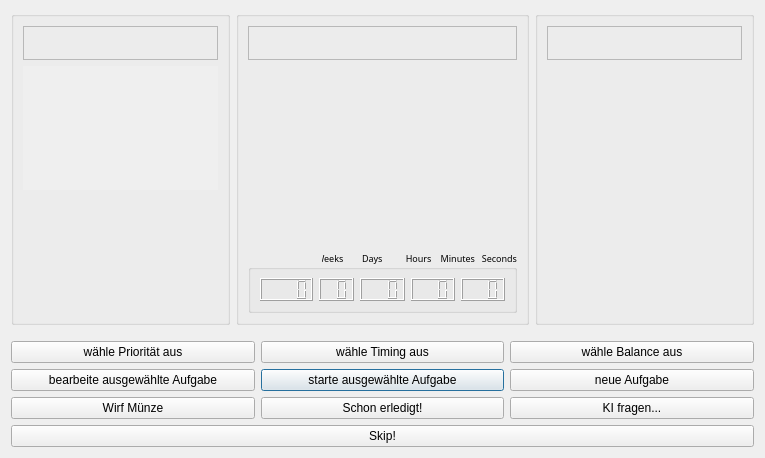
<?xml version="1.0" encoding="UTF-8"?>
<ui version="4.0">
 <class>Dialog</class>
 <widget class="QDialog" name="Dialog">
  <property name="windowModality">
   <enum>Qt::WindowModal</enum>
  </property>
  <property name="enabled">
   <bool>true</bool>
  </property>
  <property name="geometry">
   <rect>
    <x>0</x>
    <y>0</y>
    <width>765</width>
    <height>458</height>
   </rect>
  </property>
  <property name="windowTitle">
   <string>Was jetzt?</string>
  </property>
  <property name="windowIcon">
   <iconset>
    <normaloff>../extra/watnu1.png</normaloff>../extra/watnu1.png</iconset>
  </property>
  <property name="sizeGripEnabled">
   <bool>false</bool>
  </property>
  <property name="modal">
   <bool>false</bool>
  </property>
  <layout class="QVBoxLayout" name="verticalLayout">
   <item>
    <layout class="QHBoxLayout" name="horizontalLayout_5">
     <item>
      <widget class="QGroupBox" name="priority">
       <property name="sizePolicy">
        <sizepolicy hsizetype="Expanding" vsizetype="Expanding">
         <horstretch>0</horstretch>
         <verstretch>0</verstretch>
        </sizepolicy>
       </property>
       <property name="font">
        <font>
         <weight>50</weight>
         <italic>true</italic>
         <bold>false</bold>
        </font>
       </property>
       <property name="mouseTracking">
        <bool>true</bool>
       </property>
       <property name="tabletTracking">
        <bool>true</bool>
       </property>
       <property name="focusPolicy">
        <enum>Qt::TabFocus</enum>
       </property>
       <property name="toolTip">
        <string>Num7</string>
       </property>
       <property name="title">
        <string/>
       </property>
       <property name="alignment">
        <set>Qt::AlignCenter</set>
       </property>
       <property name="flat">
        <bool>false</bool>
       </property>
       <property name="checkable">
        <bool>false</bool>
       </property>
       <layout class="QGridLayout" name="gridLayout">
        <item row="4" column="0">
         <widget class="QLabel" name="task_desc_priority">
          <property name="sizePolicy">
           <sizepolicy hsizetype="Expanding" vsizetype="Expanding">
            <horstretch>0</horstretch>
            <verstretch>0</verstretch>
           </sizepolicy>
          </property>
          <property name="minimumSize">
           <size>
            <width>195</width>
            <height>0</height>
           </size>
          </property>
          <property name="font">
           <font>
            <family>Segoe MDL2 Assets</family>
            <pointsize>8</pointsize>
            <weight>75</weight>
            <italic>false</italic>
            <bold>true</bold>
           </font>
          </property>
          <property name="mouseTracking">
           <bool>false</bool>
          </property>
          <property name="toolTip">
           <string notr="true"/>
          </property>
          <property name="autoFillBackground">
           <bool>true</bool>
          </property>
          <property name="frameShape">
           <enum>QFrame::NoFrame</enum>
          </property>
          <property name="text">
           <string notr="true"/>
          </property>
          <property name="textFormat">
           <enum>Qt::PlainText</enum>
          </property>
          <property name="alignment">
           <set>Qt::AlignJustify|Qt::AlignTop</set>
          </property>
          <property name="wordWrap">
           <bool>true</bool>
          </property>
          <property name="openExternalLinks">
           <bool>false</bool>
          </property>
         </widget>
        </item>
        <item row="3" column="0">
         <layout class="QHBoxLayout" name="priority_header">
          <property name="topMargin">
           <number>0</number>
          </property>
          <item>
           <widget class="QFrame" name="frame_priority">
            <property name="sizePolicy">
             <sizepolicy hsizetype="Expanding" vsizetype="Preferred">
              <horstretch>0</horstretch>
              <verstretch>5</verstretch>
             </sizepolicy>
            </property>
            <property name="minimumSize">
             <size>
              <width>9</width>
              <height>0</height>
             </size>
            </property>
            <property name="frameShape">
             <enum>QFrame::StyledPanel</enum>
            </property>
            <property name="frameShadow">
             <enum>QFrame::Raised</enum>
            </property>
            <layout class="QHBoxLayout" name="horizontalLayout">
             <item>
              <widget class="QLabel" name="task_space_priority">
               <property name="sizePolicy">
                <sizepolicy hsizetype="Expanding" vsizetype="Minimum">
                 <horstretch>0</horstretch>
                 <verstretch>0</verstretch>
                </sizepolicy>
               </property>
               <property name="font">
                <font>
                 <italic>true</italic>
                 <underline>true</underline>
                 <kerning>true</kerning>
                </font>
               </property>
               <property name="text">
                <string/>
               </property>
               <property name="alignment">
                <set>Qt::AlignLeading|Qt::AlignLeft|Qt::AlignVCenter</set>
               </property>
              </widget>
             </item>
            </layout>
           </widget>
          </item>
         </layout>
        </item>
        <item row="5" column="0">
         <spacer name="verticalSpacer">
          <property name="orientation">
           <enum>Qt::Vertical</enum>
          </property>
          <property name="sizeHint" stdset="0">
           <size>
            <width>20</width>
            <height>40</height>
           </size>
          </property>
         </spacer>
        </item>
       </layout>
      </widget>
     </item>
     <item>
      <widget class="QGroupBox" name="timing">
       <property name="sizePolicy">
        <sizepolicy hsizetype="Expanding" vsizetype="Preferred">
         <horstretch>0</horstretch>
         <verstretch>0</verstretch>
        </sizepolicy>
       </property>
       <property name="font">
        <font>
         <italic>true</italic>
        </font>
       </property>
       <property name="toolTip">
        <string>Num8</string>
       </property>
       <property name="title">
        <string/>
       </property>
       <property name="alignment">
        <set>Qt::AlignCenter</set>
       </property>
       <layout class="QGridLayout" name="gridLayout_2">
        <item row="3" column="0">
         <widget class="QLabel" name="task_desc_timing">
          <property name="sizePolicy">
           <sizepolicy hsizetype="Expanding" vsizetype="Preferred">
            <horstretch>0</horstretch>
            <verstretch>0</verstretch>
           </sizepolicy>
          </property>
          <property name="minimumSize">
           <size>
            <width>195</width>
            <height>0</height>
           </size>
          </property>
          <property name="font">
           <font>
            <family>Segoe MDL2 Assets</family>
            <pointsize>8</pointsize>
            <weight>75</weight>
            <italic>false</italic>
            <bold>true</bold>
           </font>
          </property>
          <property name="toolTip">
           <string notr="true"/>
          </property>
          <property name="autoFillBackground">
           <bool>false</bool>
          </property>
          <property name="frameShape">
           <enum>QFrame::NoFrame</enum>
          </property>
          <property name="text">
           <string notr="true"/>
          </property>
          <property name="textFormat">
           <enum>Qt::PlainText</enum>
          </property>
          <property name="alignment">
           <set>Qt::AlignJustify|Qt::AlignTop</set>
          </property>
          <property name="wordWrap">
           <bool>true</bool>
          </property>
          <property name="openExternalLinks">
           <bool>false</bool>
          </property>
         </widget>
        </item>
        <item row="4" column="0">
         <spacer name="verticalSpacer_2">
          <property name="orientation">
           <enum>Qt::Vertical</enum>
          </property>
          <property name="sizeHint" stdset="0">
           <size>
            <width>20</width>
            <height>40</height>
           </size>
          </property>
         </spacer>
        </item>
        <item row="1" column="0">
         <layout class="QHBoxLayout" name="timing_header">
          <property name="topMargin">
           <number>0</number>
          </property>
          <item>
           <widget class="QFrame" name="frame_timing">
            <property name="minimumSize">
             <size>
              <width>9</width>
              <height>0</height>
             </size>
            </property>
            <property name="baseSize">
             <size>
              <width>9</width>
              <height>0</height>
             </size>
            </property>
            <property name="frameShape">
             <enum>QFrame::StyledPanel</enum>
            </property>
            <property name="frameShadow">
             <enum>QFrame::Raised</enum>
            </property>
            <layout class="QHBoxLayout" name="horizontalLayout_2">
             <item>
              <widget class="QLabel" name="task_space_timing">
               <property name="sizePolicy">
                <sizepolicy hsizetype="Expanding" vsizetype="Minimum">
                 <horstretch>0</horstretch>
                 <verstretch>0</verstretch>
                </sizepolicy>
               </property>
               <property name="font">
                <font>
                 <italic>true</italic>
                 <underline>true</underline>
                </font>
               </property>
               <property name="text">
                <string/>
               </property>
               <property name="alignment">
                <set>Qt::AlignLeading|Qt::AlignLeft|Qt::AlignVCenter</set>
               </property>
              </widget>
             </item>
            </layout>
           </widget>
          </item>
         </layout>
        </item>
        <item row="5" column="0">
         <widget class="QGroupBox" name="groupBox_2">
          <property name="sizePolicy">
           <sizepolicy hsizetype="Expanding" vsizetype="Fixed">
            <horstretch>0</horstretch>
            <verstretch>0</verstretch>
           </sizepolicy>
          </property>
          <property name="font">
           <font>
            <family>MS Reference Sans Serif</family>
            <pointsize>7</pointsize>
            <weight>50</weight>
            <italic>false</italic>
            <bold>false</bold>
           </font>
          </property>
          <property name="title">
           <string>Weeks        Days          Hours    Minutes   Seconds</string>
          </property>
          <property name="alignment">
           <set>Qt::AlignRight|Qt::AlignTrailing|Qt::AlignVCenter</set>
          </property>
          <layout class="QHBoxLayout" name="horizontalLayout_3">
           <item>
            <widget class="QLCDNumber" name="deadline_weeks">
             <property name="sizePolicy">
              <sizepolicy hsizetype="Expanding" vsizetype="Fixed">
               <horstretch>0</horstretch>
               <verstretch>0</verstretch>
              </sizepolicy>
             </property>
             <property name="digitCount">
              <number>4</number>
             </property>
             <property name="segmentStyle">
              <enum>QLCDNumber::Filled</enum>
             </property>
            </widget>
           </item>
           <item>
            <widget class="QLCDNumber" name="deadline_days">
             <property name="sizePolicy">
              <sizepolicy hsizetype="Expanding" vsizetype="Fixed">
               <horstretch>0</horstretch>
               <verstretch>0</verstretch>
              </sizepolicy>
             </property>
             <property name="digitCount">
              <number>2</number>
             </property>
             <property name="segmentStyle">
              <enum>QLCDNumber::Filled</enum>
             </property>
            </widget>
           </item>
           <item>
            <widget class="QLCDNumber" name="deadline_hours">
             <property name="sizePolicy">
              <sizepolicy hsizetype="Expanding" vsizetype="Fixed">
               <horstretch>0</horstretch>
               <verstretch>0</verstretch>
              </sizepolicy>
             </property>
             <property name="digitCount">
              <number>3</number>
             </property>
             <property name="segmentStyle">
              <enum>QLCDNumber::Filled</enum>
             </property>
            </widget>
           </item>
           <item>
            <widget class="QLCDNumber" name="deadline_minutes">
             <property name="sizePolicy">
              <sizepolicy hsizetype="Expanding" vsizetype="Fixed">
               <horstretch>0</horstretch>
               <verstretch>0</verstretch>
              </sizepolicy>
             </property>
             <property name="digitCount">
              <number>3</number>
             </property>
             <property name="segmentStyle">
              <enum>QLCDNumber::Filled</enum>
             </property>
            </widget>
           </item>
           <item>
            <widget class="QLCDNumber" name="deadline_seconds">
             <property name="sizePolicy">
              <sizepolicy hsizetype="Expanding" vsizetype="Fixed">
               <horstretch>0</horstretch>
               <verstretch>0</verstretch>
              </sizepolicy>
             </property>
             <property name="digitCount">
              <number>3</number>
             </property>
             <property name="segmentStyle">
              <enum>QLCDNumber::Filled</enum>
             </property>
            </widget>
           </item>
          </layout>
         </widget>
        </item>
       </layout>
      </widget>
     </item>
     <item>
      <widget class="QGroupBox" name="balance">
       <property name="sizePolicy">
        <sizepolicy hsizetype="Expanding" vsizetype="Expanding">
         <horstretch>0</horstretch>
         <verstretch>0</verstretch>
        </sizepolicy>
       </property>
       <property name="font">
        <font>
         <italic>true</italic>
        </font>
       </property>
       <property name="mouseTracking">
        <bool>false</bool>
       </property>
       <property name="focusPolicy">
        <enum>Qt::ClickFocus</enum>
       </property>
       <property name="acceptDrops">
        <bool>false</bool>
       </property>
       <property name="toolTip">
        <string>Num9</string>
       </property>
       <property name="autoFillBackground">
        <bool>false</bool>
       </property>
       <property name="title">
        <string/>
       </property>
       <property name="alignment">
        <set>Qt::AlignCenter</set>
       </property>
       <layout class="QGridLayout" name="gridLayout_3">
        <item row="2" column="1">
         <widget class="QLabel" name="task_desc_balanced">
          <property name="sizePolicy">
           <sizepolicy hsizetype="Expanding" vsizetype="Preferred">
            <horstretch>0</horstretch>
            <verstretch>0</verstretch>
           </sizepolicy>
          </property>
          <property name="minimumSize">
           <size>
            <width>195</width>
            <height>0</height>
           </size>
          </property>
          <property name="font">
           <font>
            <family>Segoe MDL2 Assets</family>
            <pointsize>8</pointsize>
            <weight>75</weight>
            <italic>false</italic>
            <bold>true</bold>
           </font>
          </property>
          <property name="mouseTracking">
           <bool>false</bool>
          </property>
          <property name="toolTip">
           <string notr="true"/>
          </property>
          <property name="frameShape">
           <enum>QFrame::NoFrame</enum>
          </property>
          <property name="text">
           <string notr="true"/>
          </property>
          <property name="textFormat">
           <enum>Qt::PlainText</enum>
          </property>
          <property name="alignment">
           <set>Qt::AlignJustify|Qt::AlignTop</set>
          </property>
          <property name="wordWrap">
           <bool>true</bool>
          </property>
          <property name="openExternalLinks">
           <bool>false</bool>
          </property>
         </widget>
        </item>
        <item row="3" column="1">
         <spacer name="verticalSpacer_3">
          <property name="orientation">
           <enum>Qt::Vertical</enum>
          </property>
          <property name="sizeHint" stdset="0">
           <size>
            <width>20</width>
            <height>40</height>
           </size>
          </property>
         </spacer>
        </item>
        <item row="0" column="1">
         <layout class="QHBoxLayout" name="balance_header">
          <property name="topMargin">
           <number>0</number>
          </property>
          <item>
           <widget class="QFrame" name="frame_balanced">
            <property name="sizePolicy">
             <sizepolicy hsizetype="Expanding" vsizetype="Preferred">
              <horstretch>0</horstretch>
              <verstretch>0</verstretch>
             </sizepolicy>
            </property>
            <property name="minimumSize">
             <size>
              <width>9</width>
              <height>0</height>
             </size>
            </property>
            <property name="frameShape">
             <enum>QFrame::StyledPanel</enum>
            </property>
            <property name="frameShadow">
             <enum>QFrame::Raised</enum>
            </property>
            <layout class="QHBoxLayout" name="horizontalLayout_4">
             <item>
              <widget class="QLabel" name="task_space_balanced">
               <property name="sizePolicy">
                <sizepolicy hsizetype="Expanding" vsizetype="Minimum">
                 <horstretch>0</horstretch>
                 <verstretch>0</verstretch>
                </sizepolicy>
               </property>
               <property name="font">
                <font>
                 <italic>true</italic>
                 <underline>true</underline>
                </font>
               </property>
               <property name="text">
                <string/>
               </property>
               <property name="alignment">
                <set>Qt::AlignLeading|Qt::AlignLeft|Qt::AlignVCenter</set>
               </property>
              </widget>
             </item>
            </layout>
           </widget>
          </item>
         </layout>
        </item>
       </layout>
      </widget>
     </item>
    </layout>
   </item>
   <item>
    <layout class="QGridLayout" name="num_buttons">
     <property name="topMargin">
      <number>10</number>
     </property>
     <item row="1" column="1">
      <widget class="QPushButton" name="button5">
       <property name="font">
        <font>
         <italic>false</italic>
        </font>
       </property>
       <property name="toolTip">
        <string>Num5</string>
       </property>
       <property name="statusTip">
        <string>5</string>
       </property>
       <property name="text">
        <string>starte ausgewählte Aufgabe</string>
       </property>
       <property name="shortcut">
        <string>5</string>
       </property>
       <property name="autoDefault">
        <bool>true</bool>
       </property>
      </widget>
     </item>
     <item row="1" column="2">
      <widget class="QPushButton" name="button6">
       <property name="font">
        <font>
         <italic>false</italic>
        </font>
       </property>
       <property name="toolTip">
        <string>Num6</string>
       </property>
       <property name="statusTip">
        <string>6</string>
       </property>
       <property name="text">
        <string>neue Aufgabe</string>
       </property>
       <property name="shortcut">
        <string>6</string>
       </property>
       <property name="autoDefault">
        <bool>false</bool>
       </property>
      </widget>
     </item>
     <item row="2" column="0">
      <widget class="QPushButton" name="button1">
       <property name="font">
        <font>
         <italic>false</italic>
        </font>
       </property>
       <property name="toolTip">
        <string>Num1</string>
       </property>
       <property name="statusTip">
        <string>1</string>
       </property>
       <property name="text">
        <string>Wirf Münze</string>
       </property>
       <property name="icon">
        <iconset>
         <normaloff>../extra/coin.svg</normaloff>../extra/coin.svg</iconset>
       </property>
       <property name="shortcut">
        <string>1</string>
       </property>
       <property name="autoDefault">
        <bool>false</bool>
       </property>
      </widget>
     </item>
     <item row="1" column="0">
      <widget class="QPushButton" name="button4">
       <property name="font">
        <font>
         <italic>false</italic>
        </font>
       </property>
       <property name="toolTip">
        <string>Num4</string>
       </property>
       <property name="statusTip">
        <string>4</string>
       </property>
       <property name="text">
        <string>bearbeite ausgewählte Aufgabe</string>
       </property>
       <property name="shortcut">
        <string>4</string>
       </property>
       <property name="autoDefault">
        <bool>false</bool>
       </property>
      </widget>
     </item>
     <item row="2" column="1">
      <widget class="QPushButton" name="button2">
       <property name="font">
        <font>
         <italic>false</italic>
        </font>
       </property>
       <property name="toolTip">
        <string>Num2</string>
       </property>
       <property name="statusTip">
        <string>2</string>
       </property>
       <property name="text">
        <string>Schon erledigt!</string>
       </property>
       <property name="shortcut">
        <string>2</string>
       </property>
       <property name="autoDefault">
        <bool>false</bool>
       </property>
      </widget>
     </item>
     <item row="2" column="2">
      <widget class="QPushButton" name="button3">
       <property name="font">
        <font>
         <italic>false</italic>
        </font>
       </property>
       <property name="toolTip">
        <string>Num3</string>
       </property>
       <property name="statusTip">
        <string>3</string>
       </property>
       <property name="text">
        <string>KI fragen...</string>
       </property>
       <property name="autoDefault">
        <bool>false</bool>
       </property>
      </widget>
     </item>
     <item row="0" column="1">
      <widget class="QPushButton" name="button8">
       <property name="font">
        <font>
         <italic>false</italic>
        </font>
       </property>
       <property name="text">
        <string>wähle Timing aus</string>
       </property>
       <property name="shortcut">
        <string>8</string>
       </property>
       <property name="autoDefault">
        <bool>false</bool>
       </property>
      </widget>
     </item>
     <item row="0" column="2">
      <widget class="QPushButton" name="button9">
       <property name="font">
        <font>
         <italic>false</italic>
        </font>
       </property>
       <property name="text">
        <string>wähle Balance aus</string>
       </property>
       <property name="shortcut">
        <string>9</string>
       </property>
       <property name="autoDefault">
        <bool>false</bool>
       </property>
      </widget>
     </item>
     <item row="0" column="0">
      <widget class="QPushButton" name="button7">
       <property name="enabled">
        <bool>true</bool>
       </property>
       <property name="font">
        <font>
         <italic>false</italic>
        </font>
       </property>
       <property name="text">
        <string>wähle Priorität aus</string>
       </property>
       <property name="shortcut">
        <string>7</string>
       </property>
       <property name="autoDefault">
        <bool>false</bool>
       </property>
      </widget>
     </item>
     <item row="3" column="0" colspan="3">
      <widget class="QPushButton" name="button0">
       <property name="toolTip">
        <string>Num0</string>
       </property>
       <property name="text">
        <string>Skip!</string>
       </property>
       <property name="shortcut">
        <string extracomment="Skip Task (@Num_0)">0</string>
       </property>
       <property name="autoDefault">
        <bool>false</bool>
       </property>
      </widget>
     </item>
    </layout>
   </item>
  </layout>
 </widget>
 <resources/>
 <connections/>
</ui>
